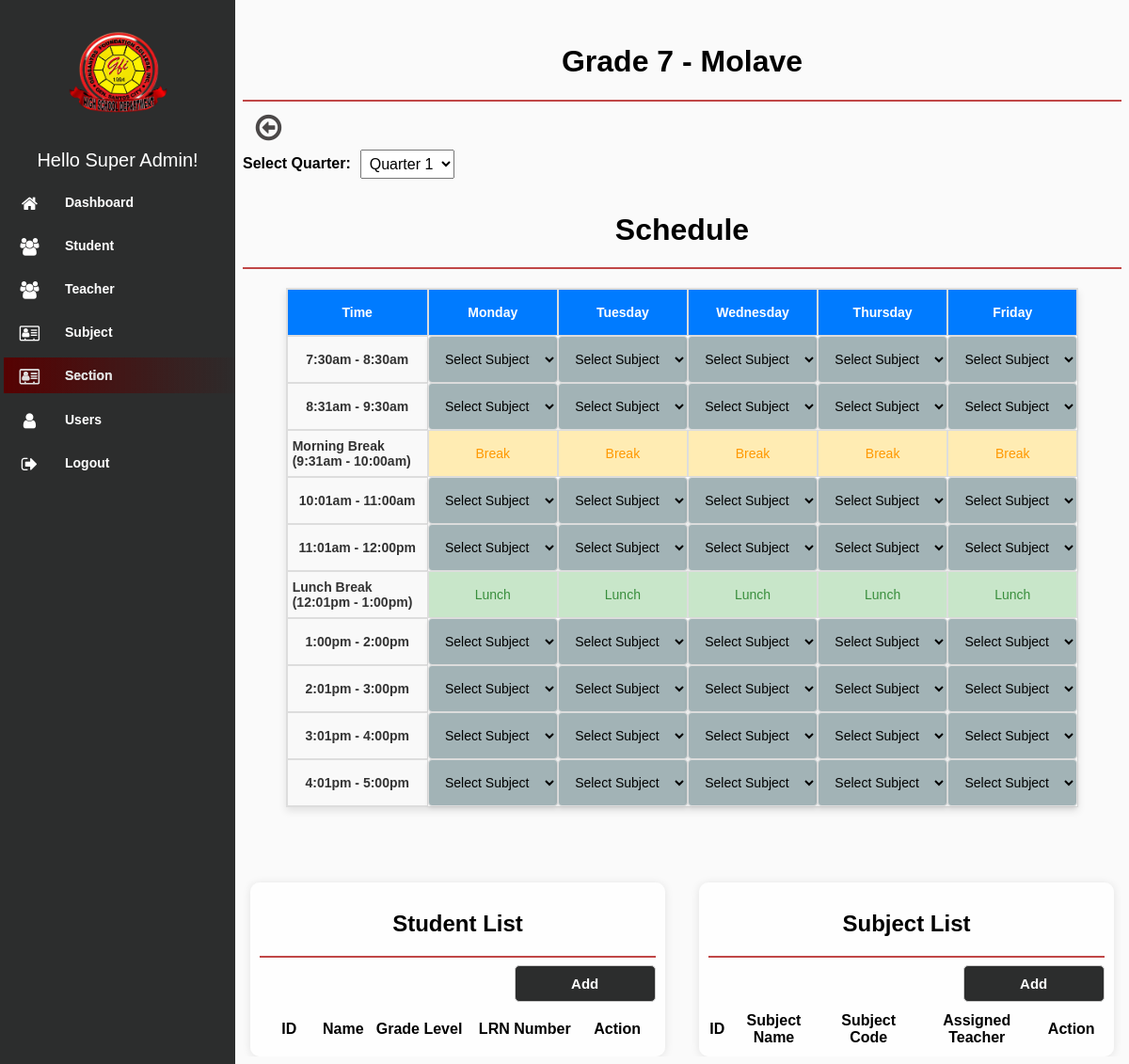
The page /modules/section/schedule.php?section=1&quarter=1 (signed in) on the database as committed earlier.
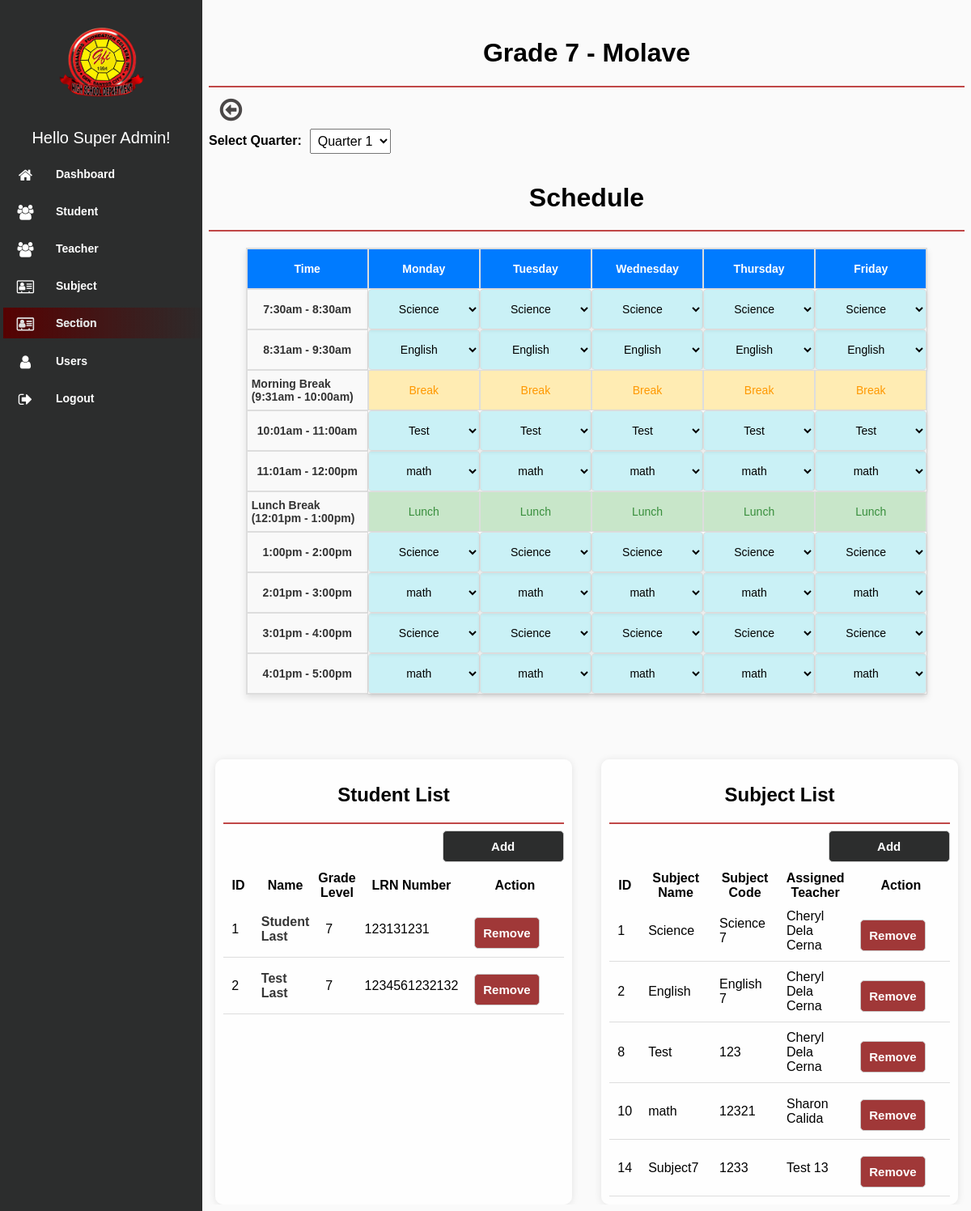
The same page on the database as committed later.
### tables this page shows
CREATE TABLE `schedule` (
  `id` int(11) NOT NULL,
  `section` varchar(100) NOT NULL,
  `quarter` varchar(100) NOT NULL,
  `1st_monday` varchar(100) NOT NULL,
  `2nd_monday` varchar(100) NOT NULL,
  `3rd_monday` varchar(100) NOT NULL,
  `4th_monday` varchar(100) NOT NULL,
  `5th_monday` varchar(100) NOT NULL,
  `6th_monday` varchar(100) NOT NULL,
  `7th_monday` varchar(100) NOT NULL,
  `8th_monday` varchar(100) NOT NULL,
  `1st_tuesday` varchar(100) NOT NULL,
  `2nd_tuesday` varchar(100) NOT NULL,
  `3rd_tuesday` varchar(100) NOT NULL,
  `4th_tuesday` varchar(100) NOT NULL,
  `5th_tuesday` varchar(100) NOT NULL,
  `6th_tuesday` varchar(100) NOT NULL,
  `7th_tuesday` varchar(100) NOT NULL,
  `8th_tuesday` varchar(100) NOT NULL,
  `1st_wednesday` varchar(100) NOT NULL,
  `2nd_wednesday` varchar(100) NOT NULL,
  `3rd_wednesday` varchar(100) NOT NULL,
  `4th_wednesday` varchar(100) NOT NULL,
  `5th_wednesday` varchar(100) NOT NULL,
  `6th_wednesday` varchar(100) NOT NULL,
  `7th_wednesday` varchar(100) NOT NULL,
  `8th_wednesday` varchar(100) NOT NULL,
  `1st_thursday` varchar(100) NOT NULL,
  `2nd_thursday` varchar(100) NOT NULL,
  `3rd_thursday` varchar(100) NOT NULL,
  `4th_thursday` varchar(100) NOT NULL,
  `5th_thursday` varchar(100) NOT NULL,
  `6th_thursday` varchar(100) NOT NULL,
  `7th_thursday` varchar(100) NOT NULL,
  `8th_thursday` varchar(100) NOT NULL,
  `1st_friday` varchar(100) NOT NULL,
  `2nd_friday` varchar(100) NOT NULL,
  `3rd_friday` varchar(100) NOT NULL,
  `4th_friday` varchar(100) NOT NULL,
  `5th_friday` varchar(100) NOT NULL,
  `6th_friday` varchar(100) NOT NULL,
  `7th_friday` varchar(100) NOT NULL,
  `8th_friday` varchar(100) NOT NULL
);

CREATE TABLE `student` (
  `id` int(11) NOT NULL,
  `first_name` varchar(100) NOT NULL,
  `middle_name` varchar(100) DEFAULT NULL,
  `last_name` varchar(100) NOT NULL,
  `suffix` varchar(20) DEFAULT NULL,
  `gender` enum('Male','Female') NOT NULL,
  `age` int(11) NOT NULL,
  `address` varchar(255) NOT NULL,
  `contact_number` varchar(20) NOT NULL,
  `birthdate` date NOT NULL,
  `birthplace` varchar(255) NOT NULL,
  `nationality` varchar(100) NOT NULL,
  `religion` varchar(100) NOT NULL,
  `father_name` varchar(100) DEFAULT NULL,
  `father_occupation` varchar(100) DEFAULT NULL,
  `father_contact` varchar(20) DEFAULT NULL,
  `mother_name` varchar(100) DEFAULT NULL,
  `mother_occupation` varchar(100) DEFAULT NULL,
  `mother_contact` varchar(20) DEFAULT NULL,
  `guardian_name` varchar(100) DEFAULT NULL,
  `guardian_contact` varchar(20) DEFAULT NULL,
  `elementary_name` varchar(255) DEFAULT NULL,
  `elementary_address` varchar(255) DEFAULT NULL,
  `elementary_year` varchar(4) DEFAULT NULL,
  `email` varchar(255) NOT NULL,
  `grade_level` varchar(50) NOT NULL,
  `lrn_number` varchar(50) NOT NULL,
  `section` varchar(100) NOT NULL,
  `grade7_section` varchar(100) DEFAULT NULL,
  `grade8_section` varchar(100) DEFAULT NULL,
  `grade9_section` varchar(100) DEFAULT NULL,
  `grade10_section` varchar(100) DEFAULT NULL,
  `username` varchar(255) NOT NULL,
  `password` varchar(255) NOT NULL,
  `del_status` varchar(100) NOT NULL
);

CREATE TABLE `subject` (
  `id` int(11) NOT NULL,
  `code` varchar(100) NOT NULL,
  `grade_level` varchar(100) NOT NULL,
  `name` varchar(100) NOT NULL,
  `details` varchar(100) NOT NULL,
  `teacher_id` varchar(100) NOT NULL,
  `del_status` varchar(100) NOT NULL
);

### modules/section/schedule.php (the view, shortened to what the changed rows need)
<!DOCTYPE html>
<html lang="en">
<?php
$page = 'Section';
include "../../db_conn.php";
$section = $_GET['section'];
  $quarter = $_GET['quarter'];
$squery = mysqli_query($conn, "
                    SELECT s.*, CONCAT(t.first_name, ' ', t.last_name) AS teacher_name
                    FROM section s
                    LEFT JOIN teacher t ON s.teacher_id = t.id
                    WHERE s.del_status != 'deleted' AND s.id = '$section'
                    ;
                ");
while ($row = mysqli_fetch_array($squery)) { $section_name = $row['name']; $grade = $row['grade_level']; }
?>
<head>
    <link rel="stylesheet" type="text/css" href="../../assets/css/font-awesome-4.7.0/css/menu.css">
    <link rel="stylesheet" type="text/css" href="../../assets/css/font-awesome-4.7.0/css/style.css">
    <link rel="stylesheet" type="text/css" href="../../assets/css/font-awesome-4.7.0/css/font-awesome.min.css">
    <link rel="stylesheet" href="../../assets/css/jquery.dataTables.min.css">
</head>
<body>
<div class="content">
<div class="header">
                <h1><?php if ($page) {echo 'Grade '.$grade. ' - ' .$section_name;} ?></h1>
</div>
<div class="header">
                <h1>Schedule</h1>
</div>
<div class="scheduler">
        <div class="header1">Time</div>
        <div class="header1">Monday</div>
        <div class="header1">Tuesday</div>
        <div class="header1">Wednesday</div>
        <div class="header1">Thursday</div>
        <div class="header1">Friday</div>
<?php
$schedQuery = mysqli_query($conn, "SELECT * FROM `schedule` WHERE section = '$section' AND quarter = '$quarter'");
$sched = mysqli_fetch_assoc($schedQuery);
?>
<?php
$time_slots = [
    "7:30am - 8:30am",
    "8:31am - 9:30am",
    "Morning Break (9:31am - 10:00am)",
    "10:01am - 11:00am",
    "11:01am - 12:00pm",
    "Lunch Break (12:01pm - 1:00pm)",
    "1:00pm - 2:00pm",
    "2:01pm - 3:00pm",
    "3:01pm - 4:00pm",
    "4:01pm - 5:00pm"
];
$days = ["monday", "tuesday", "wednesday", "thursday", "friday"];
$academic_counter = 0;
foreach ($time_slots as $index => $time_slot) {
    if (strpos($time_slot, "Lunch") !== false) {
        echo '<div class="time-slot non-selectable">' . htmlspecialchars($time_slot) . '</div>';
        foreach ($days as $day) {
            echo '<div class="lunch">Lunch</div>';
        }
        continue;
    }
    if (strpos($time_slot, "Break") !== false && strpos($time_slot, "Lunch") === false) {
        echo '<div class="time-slot non-selectable">' . htmlspecialchars($time_slot) . '</div>';
        foreach ($days as $day) {
            echo '<div class="break">Break</div>';
        }
        continue;
    }
    $academic_counter++;
    echo '<div class="time-slot" >' . htmlspecialchars($time_slot) . '</div>';
    foreach ($days as $day) {
        $slot_name = strtolower(ordinal_suffix($academic_counter)) . "_" . $day;
        ?> <?php if (!empty($sched[$slot_name])): ?>
        <select name="<?= htmlspecialchars($slot_name) ?>" id="<?= htmlspecialchars($slot_name) ?>" class="subject" onchange="updateSched('<?= htmlspecialchars($slot_name) ?>')">
                <option hidden value="<?= htmlspecialchars($sched[$slot_name]) ?>">
                    <?= htmlspecialchars($sched[$slot_name]) ?>
                </option>
        </select>
        <?php else: ?>
            <select name="<?= htmlspecialchars($slot_name) ?>" id="<?= htmlspecialchars($slot_name) ?>" class="select" onchange="updateSched('<?= htmlspecialchars($slot_name) ?>')">
            <option selected hidden value="" class="select">Select Subject</option>
        </select>
        <?php endif; ?>
        <?php
    }
}
?>
<?php
function ordinal_suffix($num) {
    if (!in_array(($num % 100), [11, 12, 13])) {
        switch ($num % 10) {
            case 1: return $num . 'st';
            case 2: return $num . 'nd';
            case 3: return $num . 'rd';
        }
    }
    return $num . 'th';
}
?>
</div>
<div class="container">
        <div class="table_wrap2">
        <div class="header">
            <h2>Student List</h2>
            <?php
                include_once "../../includes/add_student.php";
            ?>
        </div>
            <table id="student" class="data list">
            <thead>
                    <th style="width: 60px;">ID</th>
                    <th>Name</th>
                    <th>Grade Level</th>
                    <th>LRN Number</th>
                    <th>Action</th>
                </thead>
                <?php
                $squery = mysqli_query($conn, "
              SELECT s.*, CONCAT(s.first_name, ' ', s.last_name) AS student_name, t.id AS section_student_id,t.section,t.quarter FROM student s INNER JOIN section_student t ON s.id = t.student WHERE t.quarter = '$quarter' AND t.section = '$section' ORDER BY s.id ASC;
            ");
                while ($row = mysqli_fetch_array($squery)) {
                ?>
                <tr class="table-row">
                    <td><?php echo $row['id']; ?></td>
                    <td>
                        <div class="profile">
                        <span class="name"><?php echo $row['first_name'] . " " . $row['last_name']; ?></span>
                        </div>
                    </td>
                    <td><?php echo $row['grade_level']; ?></td>
                    <td><?php echo $row['lrn_number']; ?></td>
                    <td>
                        <a style=" padding: 10px;
  margin-right: 20px;
  border: 1px solid #cccccc;
  background-color: #a03838;
  border-radius: 5px;
  font-size: 15px;
  font-weight: bold;
  font-family: Arial, Helvetica, sans-serif;
  color: #ffffff;
  cursor: pointer;
  text-decoration: none;" href="remove_student.php?id=<?php echo $row['section_student_id']; ?>">
                        Remove
                        </a>
                    </td>
                </tr>
                <?php }?>
            </table>
        </div>
        <div class="table_wrap2">
        <div class="header">
            <h2>Subject List</h2>
            <?php
                include_once "../../includes/add_subject.php";
            ?>
        </div>
            <table id="subject" class="data list">
                <thead>
                <th>ID</th>
                    <th>Subject Name</th>
                    <th>Subject Code</th>
                    <th>Assigned Teacher</th>
                    <th>Action</th>
                </thead>
                <?php
                $squery = mysqli_query($conn, "
                 SELECT s.*, t.id AS section_subject_id, t.section, t.quarter, CONCAT(te.first_name, ' ', te.last_name) AS teacher_name FROM subject s INNER JOIN section_subject t ON s.id = t.subject INNER JOIN teacher te ON s.teacher_id = te.id WHERE t.quarter = '$quarter' AND t.section = '$section' ORDER BY s.id ASC;
                ");
                while ($row = mysqli_fetch_array($squery)) {
                ?>
                <tr class="table-row">
                <td><?php echo $row['id'] ?></td>
                    <td><?php echo $row['name'] ?></td>
                    <td><?php echo $row['code'] ?></td>
                    <td><?php echo $row['teacher_name'] ?></td>
                    <td>
                        <a style=" padding: 10px;
  margin-right: 20px;
  border: 1px solid #cccccc;
  background-color: #a03838;
  border-radius: 5px;
  font-size: 15px;
  font-weight: bold;
  font-family: Arial, Helvetica, sans-serif;
  color: #ffffff;
  cursor: pointer;
  text-decoration: none;" href="remove_subject.php?id=<?php echo $row['section_subject_id']; ?>">
                        Remove
                        </a>
                    </td>
                </tr>
                <?php } ?>
            </table>
        </div>
</div>
</div>
</body>
</html>

Rows that differ between the two databases and show on the page:
added schedule: 1st_monday "Science", 1st_tuesday "Science", 1st_wednesday "Science", 1st_thursday "Science", 1st_friday "Science", 2nd_monday "English", 2nd_tuesday "English", 2nd_wednesday "English", 2nd_thursday "English", 2nd_friday "English", 3rd_monday "Test", 3rd_tuesday "Test", 3rd_wednesday "Test", 3rd_thursday "Test", 3rd_friday "Test", 4th_monday "math", 4th_tuesday "math", 4th_wednesday "math", 4th_thursday "math", 4th_friday "math", 5th_monday "Science", 5th_tuesday "Science", 5th_wednesday "Science", 5th_thursday "Science", 5th_friday "Science", 6th_monday "math", 6th_tuesday "math", 6th_wednesday "math", 6th_thursday "math", 6th_friday "math", 7th_monday "Science", 7th_tuesday "Science", 7th_wednesday "Science", 7th_thursday "Science", 7th_friday "Science", 8th_monday "math", 8th_tuesday "math", 8th_wednesday "math", 8th_thursday "math", 8th_friday "math"
now on this page (row edited): student: id "1", first_name "Student", last_name "Last", grade_level "7", lrn_number "123131231"
added student: id "2", first_name "Test", last_name "Last", grade_level "7", lrn_number "1234561232132"
now on this page (row unchanged): subject: id "1", name "Science", code "Science 7", teacher_name "Cheryl Dela Cerna"
now on this page (row unchanged): subject: id "2", name "English", code "English 7", teacher_name "Cheryl Dela Cerna"
added subject: id "8", name "Test", code "123", teacher_name "Cheryl Dela Cerna"
added subject: id "10", name "math", code "12321", teacher_name "Sharon Calida"
added subject: id "14", name "Subject7", code "1233", teacher_name "Test 13"
Other text that changed with them:
list line gone: "Select Subject Select Subject Select Subject Select Subject Select Subject"
